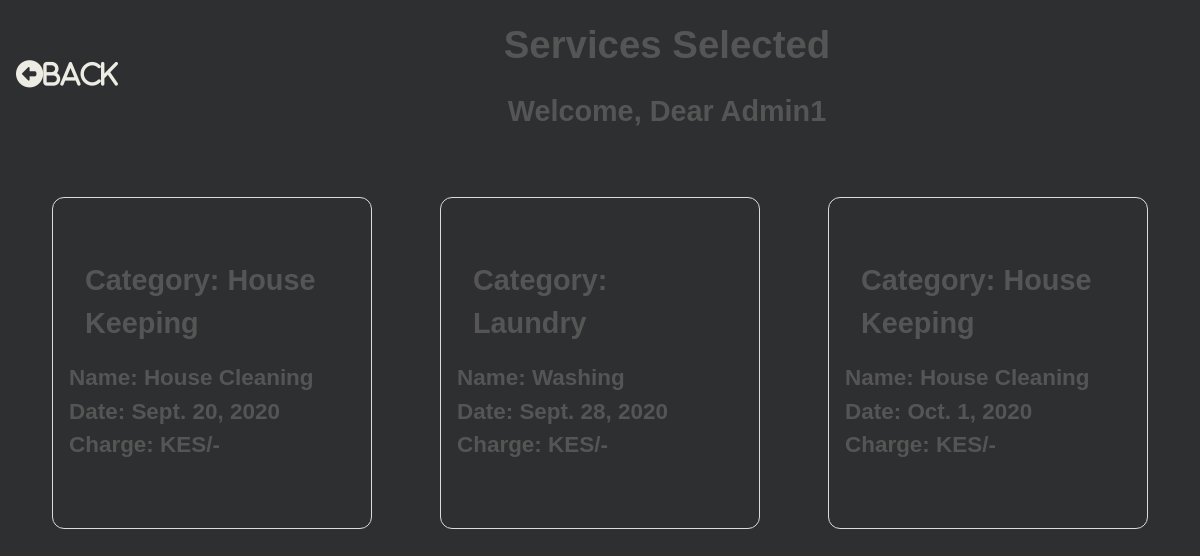
The page /service_selection_list/ (signed in) on the database as committed earlier.
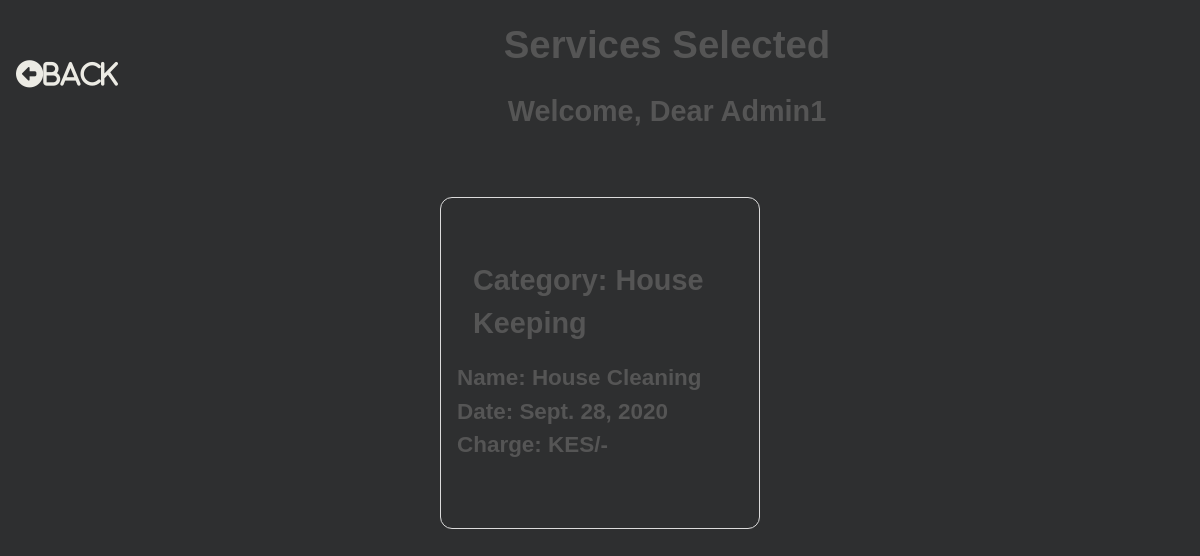
The same page on the database as committed later.
### hotel/models.py (models this page shows, shortened)
class ServiceSelection(models.Model):
    user = models.ForeignKey(settings.AUTH_USER_MODEL, on_delete=models.CASCADE)
    service = models.ForeignKey(Service, on_delete=models.CASCADE)
    servicecharge = models.ForeignKey(ServiceCharge, on_delete=models.CASCADE)
    service_date = models.DateField()
    def get_service_category(self):
        service_categories = dict(self.service.SERVICE_CATEGORIES)
        service_category = service_categories.get(self.service.service_type)
        return service_category

class Service(models.Model):
    SERVICE_CATEGORIES=(
        ('HSKP', 'House Keeping'),
        ('LAUN', 'Laundry'),
    )
    service_type = models.CharField(max_length=4, choices=SERVICE_CATEGORIES)
    service_name = models.CharField(max_length=20)

### hotel/views.py (the view)
# urls.py: path('service_selection_list/', views.ServiceSelectionList.as_view(), name='ServiceSelectionList'),
class ServiceSelectionList(ListView):
    model = ServiceSelection
    template_name="serviceselection_list_view.html"
    def get_queryset(self, *args, **kwargs):
        if self.request.user.is_staff:
            serviceselection_list = ServiceSelection.objects.all()
            return serviceselection_list
        else:
            serviceselection_list = ServiceSelection.objects.filter(user=self.request.user)
            return serviceselection_list

### hotel/templates/serviceselection_list_view.html (shortened to what this page needs)
{% load static %}
<!DOCTYPE html>
<html lang="en">
    <head>
		<link rel="stylesheet" href="{% static 'hotel/css/serviceselection_list_view.css' %}">
    </head>
    <body>
        <div class="content">
            <div class="header">
                <div class="headings">
                    <h1>Services Selected</h1>
                    <h2>Welcome, Dear {{ user }}</h2>
                </div>
                <div class="home">
                    <div class="home">
                        <a href="{% url 'ServiceListView' %}"><i class="fas fa-arrow-alt-circle-left">Back</i></a>
                    </div>
                </div>
            </div>
            <div class="serviceselections">
                {% for serviceselection in serviceselection_list %}
                <div class="serviceselection">
                    <div class="category">
                        <h2>Category: {{ serviceselection.get_service_category }}</h2>
                    </div>
                    <div class="from">
                        <h3>Name: {{ serviceselection.service.service_name }} </h3>
                    </div>
                    <div class="to">
                        <h3>Date: {{ serviceselection.service_date }} </h3>
                    </div>
                    <div class="to">
                        <h3>Charge: {{ serviceselection.servicecharge.service_charge }} KES/- </h3>
                    </div>
                    <div class="cancel">
                        <a href="#" class="invisible"><i class="far fa-2x fa-times-circle">Cancel Service</i></a>
                    </div>
                </div>
                {% endfor %}
            </div>
        </div>
    </body>
</html>

Rows that differ between the two databases and show on the page:
removed ServiceSelection: get_service_category "House Keeping", service.service_name "House Cleaning", service_date "Sept. 20, 2020"
removed ServiceSelection: get_service_category "Laundry", service.service_name "Washing", service_date "Sept. 28, 2020"
removed ServiceSelection: get_service_category "House Keeping", service.service_name "House Cleaning", service_date "Oct. 1, 2020"
added ServiceSelection: get_service_category "House Keeping", service.service_name "House Cleaning", service_date "Sept. 28, 2020"
